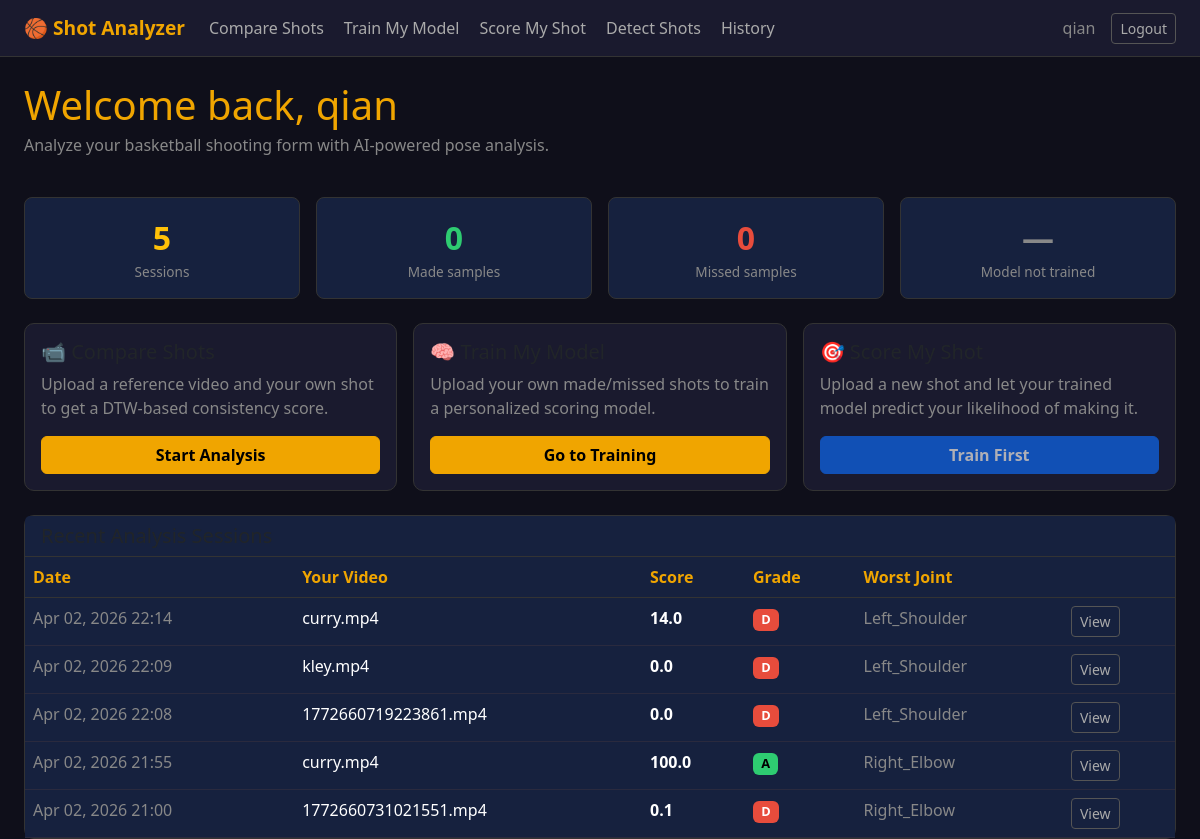
Before: / (signed in) with the older database file.
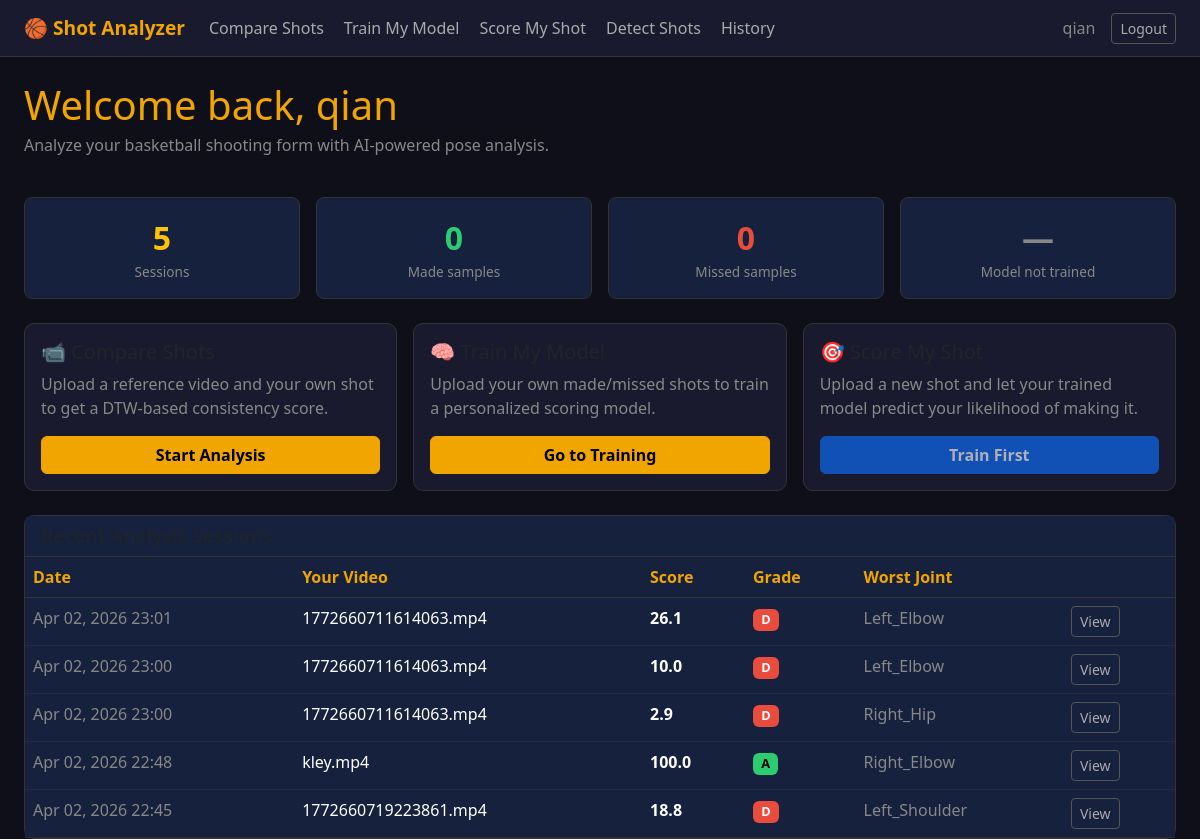
After: the same page with the newer database file.
### shot_analyzer/models.py (models this page shows, shortened)
class AnalysisSession(models.Model):
    user = models.ForeignKey(User, on_delete=models.CASCADE, related_name='sessions')
    created_at = models.DateTimeField(auto_now_add=True)
    ref_video_name = models.CharField(max_length=255)
    user_video_name = models.CharField(max_length=255)
    overall_score = models.FloatField()
    grade = models.CharField(max_length=5)
    most_inconsistent_joint = models.CharField(max_length=50)
    most_inconsistent_phase = models.CharField(max_length=50)
    feedback_json = models.TextField()       # JSON list[str]
    joint_scores_json = models.TextField()   # JSON list[dict]
    chart_score_card = models.TextField()    # base64 PNG
    chart_radar = models.TextField()         # base64 PNG
    chart_joint_bars = models.TextField()    # base64 PNG
    chart_angle_curves = models.TextField(blank=True)  # base64 PNG
    phase_scores_json  = models.TextField(default='[]')  # JSON list[dict]
    class Meta:
        ordering = ['-created_at']

### shot_analyzer/views.py (the view)
# urls.py: path('',                    views.home,                name='home'),
@login_required
def home(request):
    recent_sessions = AnalysisSession.objects.filter(user=request.user)[:5]
    personal_model = _get_or_create_personal_model(request.user)
    sample_counts = {
        'total':  TrainingSample.objects.filter(user=request.user).count(),
        'made':   TrainingSample.objects.filter(user=request.user, label=1).count(),
        'missed': TrainingSample.objects.filter(user=request.user, label=0).count(),
    }
    return render(request, 'shot_analyzer/home.html', {
        'recent_sessions': recent_sessions,
        'personal_model': personal_model,
        'sample_counts': sample_counts,
    })

### shot_analyzer/models.py (called while the page is built)
    @property
    def is_trained(self):
        return self.model_data is not None and self.training_status == 'complete'

### shot_analyzer/views.py (called while the page is built)
def _get_or_create_personal_model(user) -> PersonalModel:
    model_obj, _ = PersonalModel.objects.get_or_create(user=user)
    return model_obj

### shot_analyzer/templates/shot_analyzer/home.html (shortened to what this page needs)
{% extends 'shot_analyzer/base.html' %}
{% block content %}
<div class="row align-items-center mb-4">
  <div class="col">
    <h1 class="mb-1">Welcome back, {{ user.username }}</h1>
    <p class="text-muted">Analyze your basketball shooting form with AI-powered pose analysis.</p>
  </div>
</div>
<div class="row g-3 mb-4">
  <div class="col-6 col-md-3">
    <div class="stat-box">
      <div class="stat-value text-warning">{{ recent_sessions.count }}</div>
      <div class="stat-label">Sessions</div>
    </div>
  </div>
  <div class="col-6 col-md-3">
    <div class="stat-box">
      <div class="stat-value" style="color:#2ECC71;">{{ sample_counts.made }}</div>
      <div class="stat-label">Made samples</div>
    </div>
  </div>
  <div class="col-6 col-md-3">
    <div class="stat-box">
      <div class="stat-value" style="color:#E74C3C;">{{ sample_counts.missed }}</div>
      <div class="stat-label">Missed samples</div>
    </div>
  </div>
  <div class="col-6 col-md-3">
    <div class="stat-box">
      {% if personal_model.is_trained %}
        <div class="stat-value" style="color:#2ECC71;">{{ personal_model.accuracy_pct }}%</div>
        <div class="stat-label">Model accuracy</div>
      {% else %}
        <div class="stat-value text-muted">—</div>
        <div class="stat-label">Model not trained</div>
      {% endif %}
    </div>
  </div>
</div>
<div class="row g-3 mb-4">
  <div class="col-md-4">
    <div class="card h-100">
      <div class="card-body d-flex flex-column">
        <h5>📹 Compare Shots</h5>
        <p class="text-muted flex-grow-1">Upload a reference video and your own shot to get a DTW-based consistency score.</p>
        <a href="{% url 'compare' %}" class="btn btn-primary">Start Analysis</a>
      </div>
    </div>
  </div>
  <div class="col-md-4">
    <div class="card h-100">
      <div class="card-body d-flex flex-column">
        <h5>🧠 Train My Model</h5>
        <p class="text-muted flex-grow-1">Upload your own made/missed shots to train a personalized scoring model.</p>
        <a href="{% url 'training' %}" class="btn btn-primary">Go to Training</a>
      </div>
    </div>
  </div>
  <div class="col-md-4">
    <div class="card h-100">
      <div class="card-body d-flex flex-column">
        <h5>🎯 Score My Shot</h5>
        <p class="text-muted flex-grow-1">Upload a new shot and let your trained model predict your likelihood of making it.</p>
        <a href="{% url 'score' %}" class="btn btn-primary {% if not personal_model.is_trained %}disabled{% endif %}">
          {% if personal_model.is_trained %}Score a Shot{% else %}Train First{% endif %}
        </a>
      </div>
    </div>
  </div>
</div>
{% if recent_sessions %}
<div class="card">
  <div class="card-header">
    <h5 class="mb-0">Recent Analysis Sessions</h5>
  </div>
  <div class="card-body p-0">
    <table class="table table-dark table-hover mb-0">
      <thead>
        <tr>
          <th>Date</th>
          <th>Your Video</th>
          <th>Score</th>
          <th>Grade</th>
          <th>Worst Joint</th>
          <th></th>
        </tr>
      </thead>
      <tbody>
        {% for s in recent_sessions %}
        <tr>
          <td class="text-muted">{{ s.created_at|date:"M d, Y H:i" }}</td>
          <td>{{ s.user_video_name }}</td>
          <td class="score-color-{{ s.grade|lower }}"><strong>{{ s.overall_score }}</strong></td>
          <td><span class="badge badge-{{ s.grade|lower }}">{{ s.grade }}</span></td>
          <td class="text-muted">{{ s.most_inconsistent_joint|title }}</td>
          <td><a href="{% url 'results' s.id %}" class="btn btn-outline-secondary btn-sm">View</a></td>
        </tr>
        {% endfor %}
      </tbody>
    </table>
  </div>
</div>
{% endif %}
{% endblock %}

Changed rows visible on the page:
no longer on this page (row unchanged): AnalysisSession: created_at "Apr 02, 2026 22:14", user_video_name "curry.mp4", overall_score "14.0", grade "D", most_inconsistent_joint "Left_Shoulder"
no longer on this page (row unchanged): AnalysisSession: created_at "Apr 02, 2026 22:09", user_video_name "kley.mp4", overall_score "0.0", grade "D", most_inconsistent_joint "Left_Shoulder"
no longer on this page (row unchanged): AnalysisSession: created_at "Apr 02, 2026 22:08", user_video_name "1772660719223861.mp4", overall_score "0.0", grade "D", most_inconsistent_joint "Left_Shoulder"
no longer on this page (row unchanged): AnalysisSession: created_at "Apr 02, 2026 21:55", user_video_name "curry.mp4", overall_score "100.0", grade "A", most_inconsistent_joint "Right_Elbow"
no longer on this page (row unchanged): AnalysisSession: created_at "Apr 02, 2026 21:00", user_video_name "1772660731021551.mp4", overall_score "0.1", grade "D", most_inconsistent_joint "Right_Elbow"
added AnalysisSession: created_at "Apr 02, 2026 23:01", user_video_name "1772660711614063.mp4", overall_score "26.1", grade "D", most_inconsistent_joint "Left_Elbow"
added AnalysisSession: created_at "Apr 02, 2026 23:00", user_video_name "1772660711614063.mp4", overall_score "10.0", grade "D", most_inconsistent_joint "Left_Elbow"
added AnalysisSession: created_at "Apr 02, 2026 23:00", user_video_name "1772660711614063.mp4", overall_score "2.9", grade "D", most_inconsistent_joint "Right_Hip"
added AnalysisSession: created_at "Apr 02, 2026 22:48", user_video_name "kley.mp4", overall_score "100.0", grade "A", most_inconsistent_joint "Right_Elbow"
added AnalysisSession: created_at "Apr 02, 2026 22:45", user_video_name "1772660719223861.mp4", overall_score "18.8", grade "D", most_inconsistent_joint "Left_Shoulder"
